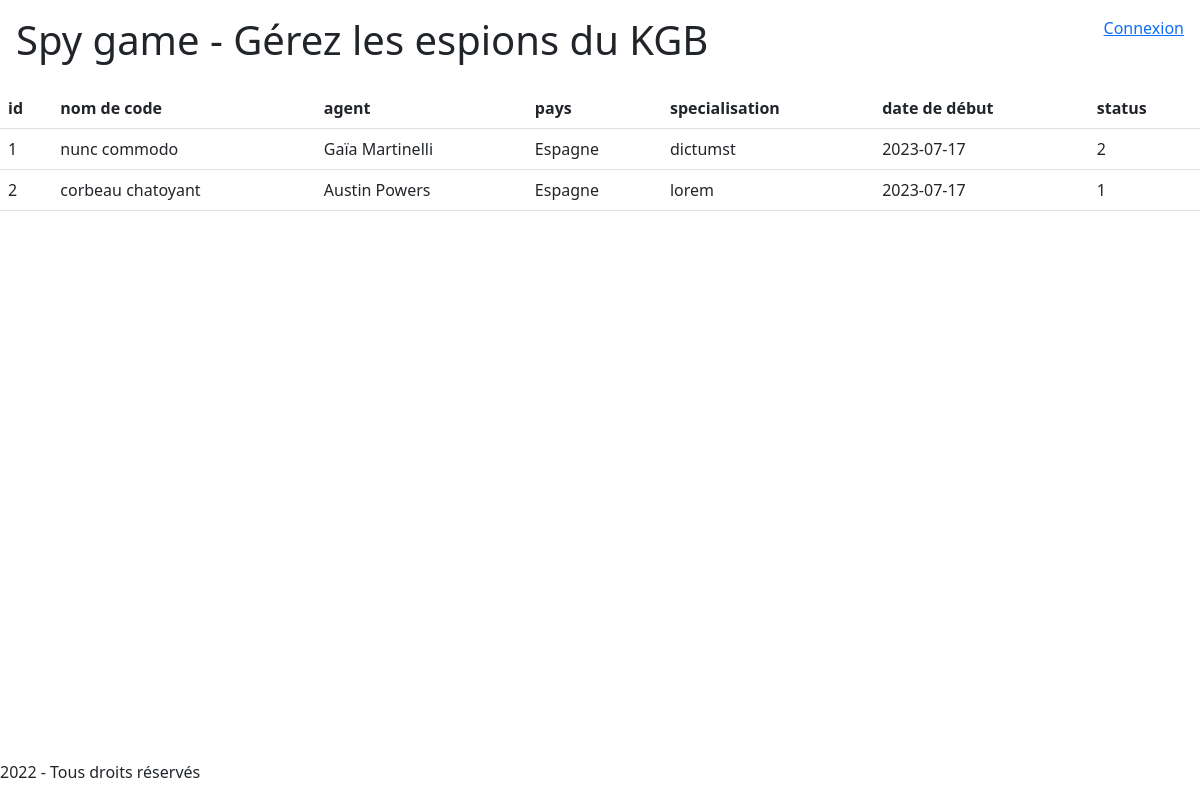
The page / on the database its author committed.
### tables this page shows
CREATE TABLE mission
(
    id_mission INT UNSIGNED AUTO_INCREMENT PRIMARY KEY,
    agent INT UNSIGNED NOT NULL,
    target INT UNSIGNED NOT NULL,
    contact INT UNSIGNED NOT NULL,
    code_name VARCHAR(50) NOT NULL,
    mission_type INT UNSIGNED NOT NULL,
    status VARCHAR(50) NOT NULL,
    country INT UNSIGNED NOT NULL,
    hideout INT UNSIGNED,
    specialisation INT UNSIGNED,
    start_date DATE NOT NULL,
    end_date DATE,
    CONSTRAINT fk_mission_agent
        FOREIGN KEY (agent) REFERENCES agent(id_agent)
            ON UPDATE CASCADE
            ON DELETE CASCADE,
    CONSTRAINT fk_mission_target
        FOREIGN KEY (target) REFERENCES target(id_target)
            ON UPDATE CASCADE
            ON DELETE CASCADE,
    CONSTRAINT fk_mission_contact
        FOREIGN KEY (contact) REFERENCES contact(id_contact)
            ON UPDATE CASCADE
            ON DELETE CASCADE,
    CONSTRAINT fk_mission_mission_type
        FOREIGN KEY (mission_type) REFERENCES mission_type(id_mission_type)
            ON UPDATE CASCADE
            ON DELETE CASCADE,
    CONSTRAINT fk_mission_country
        FOREIGN KEY (country) REFERENCES country(id_country)
            ON UPDATE CASCADE
            ON DELETE CASCADE,
    CONSTRAINT fk_mission_hideout
        FOREIGN KEY (hideout) REFERENCES hideout(id_hideout)
            ON UPDATE CASCADE,
    CONSTRAINT fk_mission_specialisation
        FOREIGN KEY (specialisation) REFERENCES specialisation(id_specialisation)
            ON UPDATE CASCADE
            ON DELETE CASCADE
);

CREATE TABLE country
(
    id_country INT UNSIGNED AUTO_INCREMENT PRIMARY KEY,
    name VARCHAR(50) NOT NULL
);

CREATE TABLE specialisation
(
    id_specialisation INT UNSIGNED AUTO_INCREMENT PRIMARY KEY,
    title   VARCHAR(50) NOT NULL,
    description VARCHAR(200)
);

### src/controller/front/homepage.php (called while the page is built, shortened)
<?php
require_once('src/model/CRUD.php');
$db = new CRUD();
$query = MISSIONS_SQL;
$data = $db->read($query);
require('src/templates/front/missions.php');

### src/model/CRUD.php (called while the page is built, shortened)
<?php
class CRUD
{
    private PDO $pdo;
    public function __construct() {
        try {
            $this->pdo = new PDO(
                'mysql:host=localhost;dbname=spy_database;charset=utf8',
                'root',
                '',
                [PDO::ATTR_ERRMODE => PDO::ERRMODE_EXCEPTION,
                    PDO::ATTR_DEFAULT_FETCH_MODE => PDO::FETCH_ASSOC]
            );
        } catch (PDOException $e) {
            exit('Erreur : ' . $e->getMessage());
        }
    }
    public function read ($sql) {
        try {
            $stmt = $this->pdo->prepare($sql);
            $stmt->execute();
            return $stmt->fetchAll();
        } catch (PDOException $e) {
            $this->error = $e->getMessage();
            return false;
        }
    }
}

### src/templates/front/missions.php (the view, shortened to what this page needs)
<article>
    <div>
        <table class="table" id="missionsFront">
            <tr>
            <?php
            if (isset($data)) {
                foreach ($data[0] as $propertyName => $value): ?>
                    <th><?php echo($propertyName) ?></th>
            <?php
                endforeach;
            }
            ?>
            </tr>
            <?php foreach($data as $item): ?>
                <tr onclick="location.href='<?php echo($_SERVER['PHP_SELF']."?action=mission&id=". $item['id'])?>'">
                    <?php foreach ($item as $value): ?>
                        <td>
                           <?php echo($value) ?>
                        </td>
                    <?php endforeach; ?>
                </tr>
            <?php endforeach; ?>
        </table>
    </div>
</article>
<?php
$content = ob_get_clean();
require_once('src/templates/layout.php');

### index.php (shortened to what this page needs)
<?php
try {
    if (isset($_GET['action']) && $_GET['action'] !== '') {
        if ($_GET['action'] === 'mission') {
            if (isset($_GET['id']) && $_GET['id'] > 0) {
                $identifier = $_GET['id'];
                require_once('src/controller/front/missionDetail.php');
            } else {
                throw new Exception('Erreur : aucun identifiant de mission n\'a été envoyé');
            }
        } else if ($_GET['action'] === 'login') {
            require_once('src/controller/front/login.php');
        } else {
            throw new Exception('Erreur 404 : la page que vous recherchez n\'existe pas');
        }
    } else {
        require_once('src/controller/front/homepage.php');
    }
} catch (Exception $e) {
    $errorMessage = $e->getMessage();
    require_once('src/templates/errorPage.php');
}

### src/templates/layout.php (shortened to what this page needs)
<!DOCTYPE html>
<html>
<head>
    <link href="https://cdn.jsdelivr.net/npm/bootstrap@5.2.2/dist/css/bootstrap.min.css" rel="stylesheet">
    <link rel="stylesheet" href="/spy-game/public/styles.css" />
</head>
<body class="d-flex flex-column">
    <header class="d-flex justify-content-between p-3">
        <a class="siteTitle" href="/spy-game/index.php"><h1>Spy game - Gérez les espions du KGB</h1></a>
        <section>
            <nav>
                <ul class="menu">
                    <li>
                        <a href="/spy-game/src/controller/front/<?php echo (isset($_SESSION['username']) ? 'logout' : 'login') ?>.php">
                            <?php echo (isset($_SESSION['username']) ? 'Déconnexion' : 'Connexion')?>
                        </a>
                    </li>
                </ul>
            </nav>
        </section>
    </header>
    <main class="flex-fill" id="#main">
        <?php echo($content) ?>
    </main>
    <footer>
        <p>2022 - Tous droits réservés</p>
    </footer>
</body>
</html>

### public/styles.css (style rules this page uses)
body { height: 100vh; width: 100vw; }
th>a, .siteTitle { text-decoration: none; color: inherit; }
.menu { list-style: none; }

### rows shown on the page
mission: id_mission "1", code_name "nunc commodo", value "Gaïa Martinelli", country.name "Espagne", specialisation.title "dictumst", start_date "2023-07-17", status "2"
mission: id_mission "2", code_name "corbeau chatoyant", value "Austin Powers", country.name "Espagne", specialisation.title "lorem", start_date "2023-07-17", status "1"

### other values the page prints
$propertyName "id"
$propertyName "nom de code"
$propertyName "agent"
$propertyName "pays"
$propertyName "specialisation"
$propertyName "date de début"
$propertyName "status"
